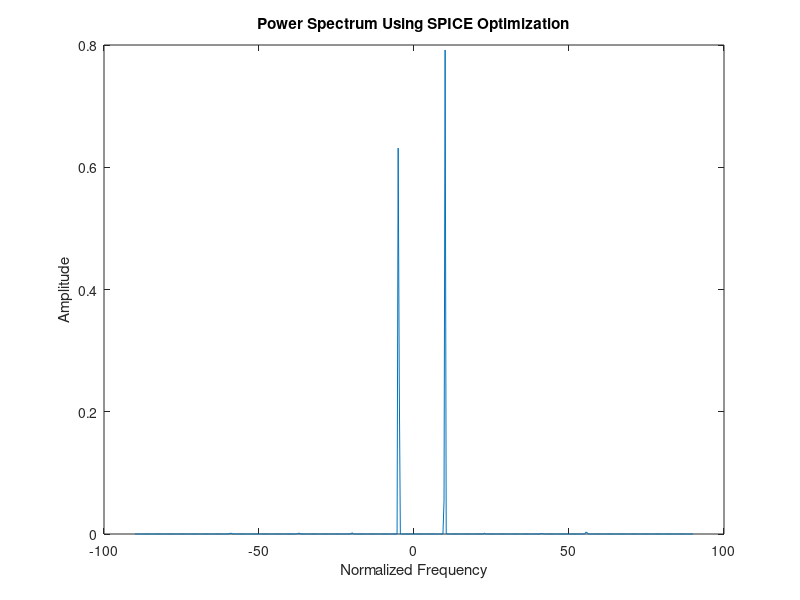

The MATLAB source for this figure:
%%%%%%%%%%%%%%%%%%%%%%%%%%%%%%%%%%%%%%%%%%%%%%%
%%%%%%%%%%%%%%%%%%%%%%%%%%%%%%%%%%%%%%%%%%%%%%%
%% Clear the cache
%%%%%%%%%%%%%%%%%%%%%%%%%%%%%%%%%%%%%%%%%%%%%%%

clc;clear;close;

%%%%%%%%%%%%%%%%%%%%%%%%%%%%%%%%%%%%%%%%%%%%%%%

%%%%%%%%%%%%%%%%%%%%%%%%%%%%%%%%%%%%%%%%%%%%%%%
%% Parameters
%%%%%%%%%%%%%%%%%%%%%%%%%%%%%%%%%%%%%%%%%%%%%%%


numElements = 10    ;                        % Number of array elements
numSnapshots = 500;                  % Number of snapshots
elementSpacing = 0.5;                 % Spacing between array elements in wavelengths                                  % SNR values in db
omg = [10 -5];
N = numElements^2;  N1=N^2;% Number of Samples
numSignals = 2;                          % Number of incoming signals
SNR = 10;                                     % SNR values in db
M = 512;      M1 = M+N;       Im = eye(N);    N2 = sqrt(N);                                      % Extended Number of Samples for high resolution

%%%%%%%%%%%%%%%%%%%%%%%%%%%%%%%%%%%%%%%%%%%%%%%
%% Create the steering vector and generating the incoming signal
%%%%%%%%%%%%%%%%%%%%%%%%%%%%%%%%%%%%%%%%%%%%%%%



rad_angles = deg2rad(omg);
eomg = linspace(-90,90,M);

steeringVector = exp(-1j*(0:numElements-1)'*pi*sin(rad_angles));


signals = (randn(numSignals, numSnapshots) + 1i * randn(numSignals, numSnapshots)) * sqrt(0.5); % Generating a Pseudo-Random Signal


% Generate noise
noise = (randn(numElements, numSnapshots) + 1i * randn(numElements, numSnapshots)) * sqrt(0.5);  % Generation of Pseudo-Random Noise
noisePower = 10^(-SNR/10); % Noise Power
noise = sqrt(noisePower) * noise;

% Received Signal Generation
R = steeringVector*signals + noise;
R_signal = (R*R')/numSnapshots;
singals = reshape(R_signal,[],1); % vectorized signal correlation matrix


%% Power Computation
steeringMatrix = exp(-1j*pi*(0:numElements-1)'*sin(deg2rad(eomg)));
DFT=[];
for i=1:M
    dd = steeringMatrix(:,i);  % Column vector of steering matrix
    ddh = dd*dd';                   % Computation of hermitian product
    ddhh = reshape(ddh,[],1);  % vectorization of hermitian product
    DFT = [DFT,ddhh];                           % Adding the vectorized product vectors of all columns
    clear dd;clear ddh;

end
DFT = [DFT Im];
IDFT = DFT';



%%
% Finding the Normalized Power
Signal_Power = (abs(fft(singals,M))).^2;  % Computation of FFT
normsignal_Power = Signal_Power/(N1);  % Dividing by norm of Steering Vector
S_Po=[normsignal_Power; ((abs(singals).^2))];




N_S=norm(singals);

w=[(N2/N_S)*ones(1,M) (1/N_S)*ones(1,(M1-M))];

s_old= S_Po;
for jj=1:1e6
    
    R = DFT*diag(s_old)*IDFT;
    R_inv=inv(R);
    u = R_inv*singals;
    c = abs(IDFT*u);

    rho = (w*(s_old.*c));

    s_new = (1/rho)*(s_old.*c).*(1./w');


    Er_En = (norm(s_old-s_new))/(norm(s_old));

    if(Er_En>1e-5)

        s_old = s_new;
    else
        break;
    end
end
s_new=real(s_new);
snew1 = s_new(1:M);



figure; plot(eomg,snew1);
title("Power Spectrum Using SPICE Optimization");
xlabel("Normalized Frequency");ylabel("Amplitude");
